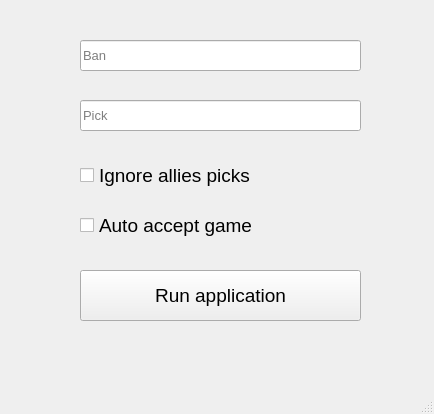
<?xml version="1.0" encoding="UTF-8"?>
<ui version="4.0">
 <class>Instalok</class>
 <widget class="QMainWindow" name="Instalok">
  <property name="geometry">
   <rect>
    <x>0</x>
    <y>0</y>
    <width>434</width>
    <height>414</height>
   </rect>
  </property>
  <property name="minimumSize">
   <size>
    <width>434</width>
    <height>414</height>
   </size>
  </property>
  <property name="maximumSize">
   <size>
    <width>434</width>
    <height>414</height>
   </size>
  </property>
  <property name="windowTitle">
   <string>Instalok</string>
  </property>
  <widget class="QWidget" name="centralwidget">
   <widget class="QLineEdit" name="pick">
    <property name="geometry">
     <rect>
      <x>80</x>
      <y>100</y>
      <width>281</width>
      <height>31</height>
     </rect>
    </property>
    <property name="font">
     <font>
      <pointsize>10</pointsize>
     </font>
    </property>
    <property name="placeholderText">
     <string>Pick</string>
    </property>
   </widget>
   <widget class="QLineEdit" name="ban">
    <property name="geometry">
     <rect>
      <x>80</x>
      <y>40</y>
      <width>281</width>
      <height>31</height>
     </rect>
    </property>
    <property name="font">
     <font>
      <pointsize>10</pointsize>
     </font>
    </property>
    <property name="placeholderText">
     <string>Ban</string>
    </property>
   </widget>
   <widget class="QPushButton" name="run">
    <property name="geometry">
     <rect>
      <x>80</x>
      <y>270</y>
      <width>281</width>
      <height>51</height>
     </rect>
    </property>
    <property name="font">
     <font>
      <pointsize>14</pointsize>
     </font>
    </property>
    <property name="text">
     <string>Run application</string>
    </property>
   </widget>
   <widget class="QCheckBox" name="idontcare">
    <property name="geometry">
     <rect>
      <x>80</x>
      <y>160</y>
      <width>271</width>
      <height>31</height>
     </rect>
    </property>
    <property name="font">
     <font>
      <pointsize>14</pointsize>
     </font>
    </property>
    <property name="text">
     <string>Ignore allies picks</string>
    </property>
   </widget>
   <widget class="QCheckBox" name="accept">
    <property name="geometry">
     <rect>
      <x>80</x>
      <y>210</y>
      <width>271</width>
      <height>31</height>
     </rect>
    </property>
    <property name="font">
     <font>
      <pointsize>14</pointsize>
     </font>
    </property>
    <property name="text">
     <string>Auto accept game</string>
    </property>
   </widget>
  </widget>
  <widget class="QMenuBar" name="menubar">
   <property name="geometry">
    <rect>
     <x>0</x>
     <y>0</y>
     <width>434</width>
     <height>26</height>
    </rect>
   </property>
  </widget>
  <widget class="QStatusBar" name="statusbar"/>
 </widget>
 <resources/>
 <connections/>
</ui>
